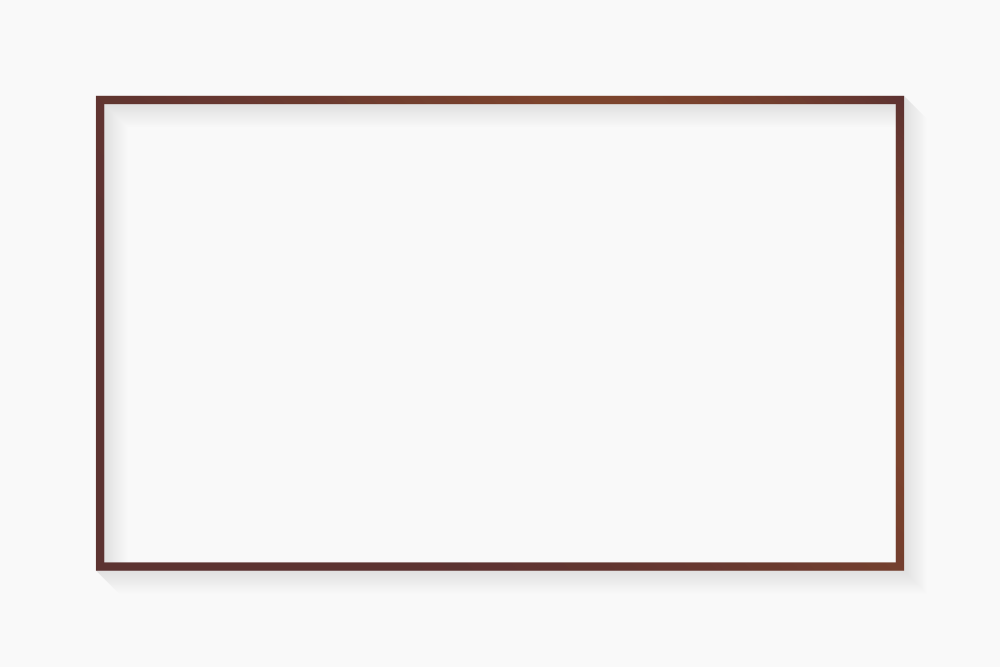
#> input picture data/rect.jpg, 5000 x 3333 px (shown at 1/5 size)
$ python -i driver.py   (imports and definitions only)
#> lines starting #> are read from the running program, lines starting #| are printed output that depends on the picture; after the words box and inside, x2 and y2 are one past the last pixel; in counts of white or black regions, pixels touching at a corner belong together

import subprocess
import os
import cv2
import numpy as np
import pdb
import math
from visual import *
from color import *
from ocr import *


# Setup directories
input_folder = "../data"
output_folder = "../output"
src_file = "rect.png"
gcode_file1 = src_file.rsplit('.', 1)[0] + "1.gcode"    # stepper motor commands
gcode_file2 = src_file.rsplit('.', 1)[0] + "2.gcode"    # gear motor commands
gcode_file3 = src_file.rsplit('.',1)[0] + "3.gcode"     # for plotting
gcode_plotfile = src_file.rsplit('.', 1)[0] + ".png"


# [2 lines not run here, left out]


# user configurable color selects
black_select = 'black'
blue_select = 'black'
red_select = 'purple'
green_select = 'green'
purple_select = 'purple'
orange_select = 'green'
brown_select = 'purple'
yellow_select = 'green'

# robot drawing colors
color1 = 'black'
color2 = 'purple'
color3 = 'green'


# user defines the top left boundary of drawing, needs to leave margin for aruco tags in the whiteboard corners
origin = [0,0]       # top left corner


# user configurable drawing dimensions in mm
WIDTH_MM = 1000
HEIGHT_MM = 1000


class GcodeConverter:
    def __init__(self):
        self.POSITION = "G0" # robot positioning to starting point (fastest speed)
        self.TRACE = "G1"    # robot tracing a path to next point (slower speed)
        self.RowHeight = 100    # in mm

        # resize image dimensions for image processing
        self.WIDTH_PIXELS = 2000
        self.HEIGHT_PIXELS = 2000

        # user configurable parameters
        self.isDigital = True           # true if input image is digital, False if photo
        self.WIDTH_MM =  WIDTH_MM
        self.HEIGHT_MM = HEIGHT_MM
        self.DEFAULT_COLOR = 'pink'     # default color for undefined colors

        self.digital_colors = {
            'black': black_select,
            'blue': blue_select,
            'red': red_select,
            'green': green_select,
            'purple': purple_select,
            'orange': orange_select,
            'brown': brown_select,
            'yellow': yellow_select,
            'gray': black_select
        }
        self.photo_colors = {
            'black': black_select,
            'blue': blue_select,
            'red': red_select,
            'green': green_select,
            'purple': purple_select,
            'orange': orange_select,
            'brown': brown_select,
            'yellow': yellow_select
        }

        # user configurable robot drawing colors with corresponding marker positions
        self.draw_positions = {
            color1: 1,
            color2: 2,
            color3: 3
        }


    def preprocess_photo(self, image_path):
        """resize, clean, and skeletonize the image"""
#> called with image_path = '../data/rect.jpg'
        org_img = cv2.imread(image_path)
#> org_img is the input picture: shape (3333, 5000, 3); mean B, G, R 241.5, 241.8, 243.3
        if org_img is None:
            raise ValueError(f"Could not load image from {image_path}")

        org_img = cv2.resize(org_img, (self.WIDTH_PIXELS, self.HEIGHT_PIXELS))
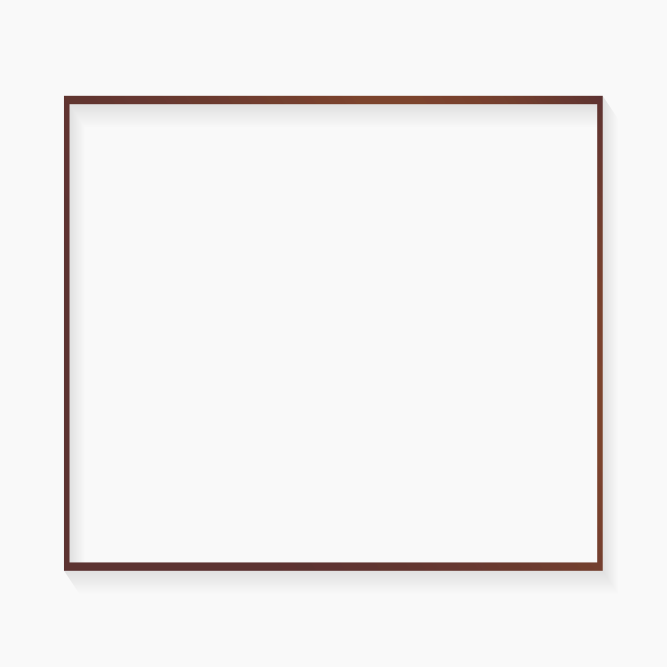
#> org_img: shape (2000, 2000, 3) (shown at 1/3 size); mean B, G, R 241.5, 241.8, 243.3
        hsv_img = cv2.cvtColor(org_img, cv2.COLOR_BGR2HSV)
#> hsv_img: shape (2000, 2000, 3); mean H, S, V 0.3, 4.3, 243.3
        gray = cv2.cvtColor(hsv_img, cv2.COLOR_BGR2GRAY)
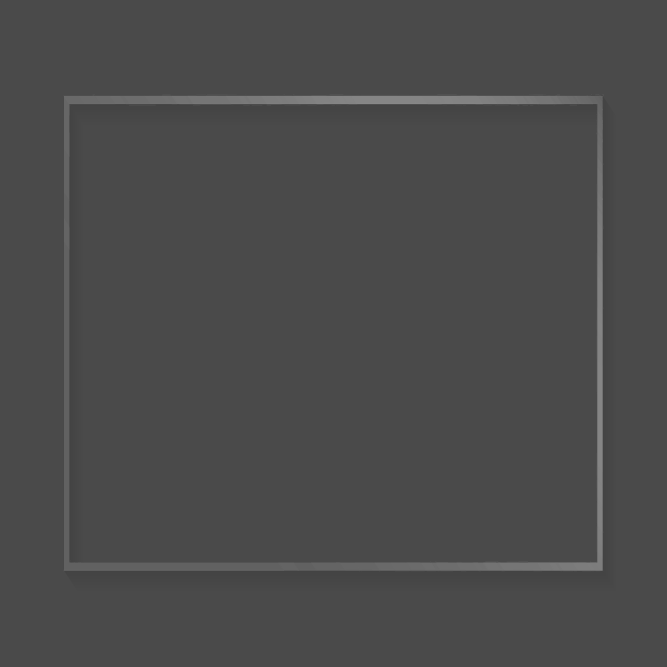
#> gray: shape (2000, 2000) (shown at 1/3 size); min 65, max 138, mean 74.9

        # create color masks: filters out all gray shadow regions
        hue, saturation, value = cv2.split(hsv_img)
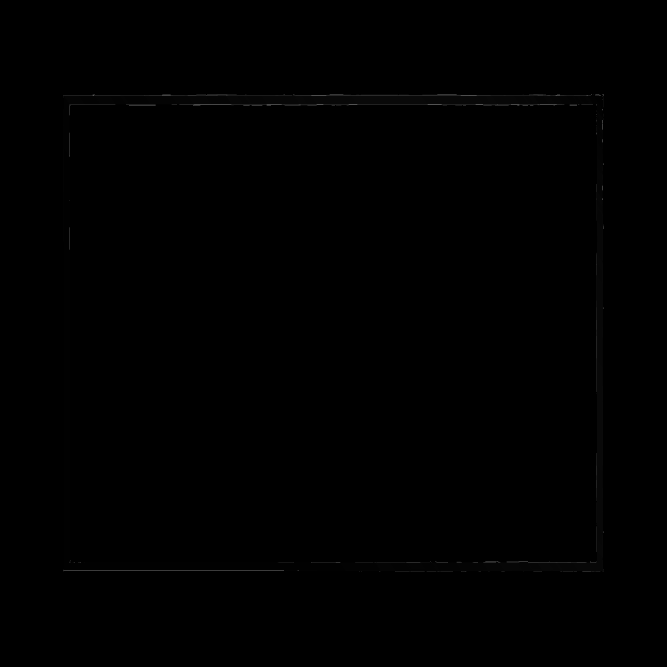
#> hue: shape (2000, 2000) (shown at 1/3 size); min 0, max 179, mean 0.3
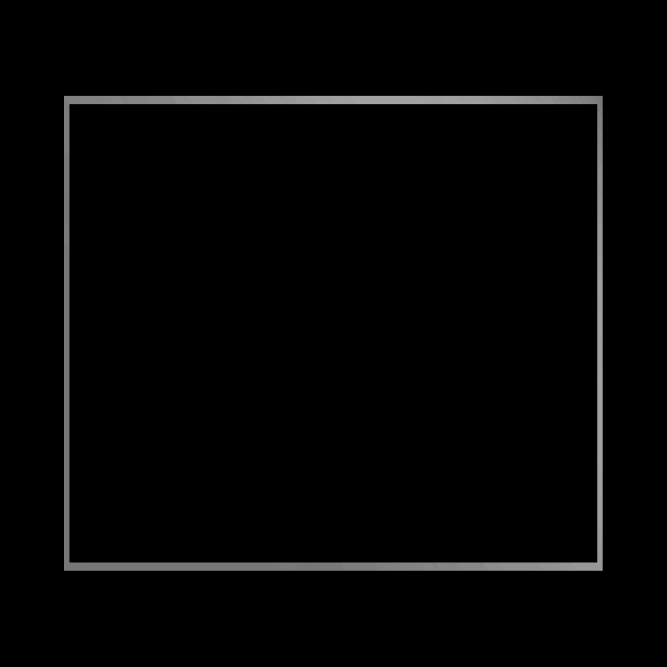
#> saturation: shape (2000, 2000) (shown at 1/3 size); min 0, max 172, mean 4.3
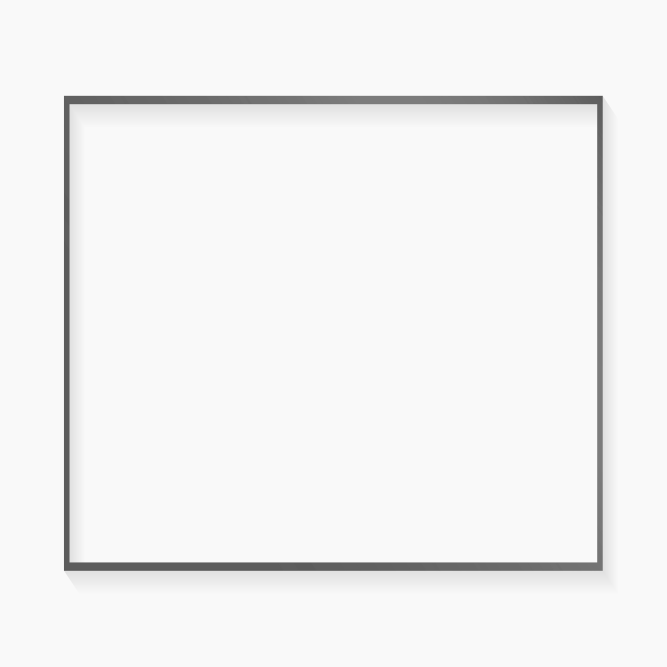
#> value: shape (2000, 2000) (shown at 1/3 size); min 87, max 255, mean 243.3
        _, nongray_mask = cv2.threshold(saturation,35, 255, cv2.THRESH_BINARY)
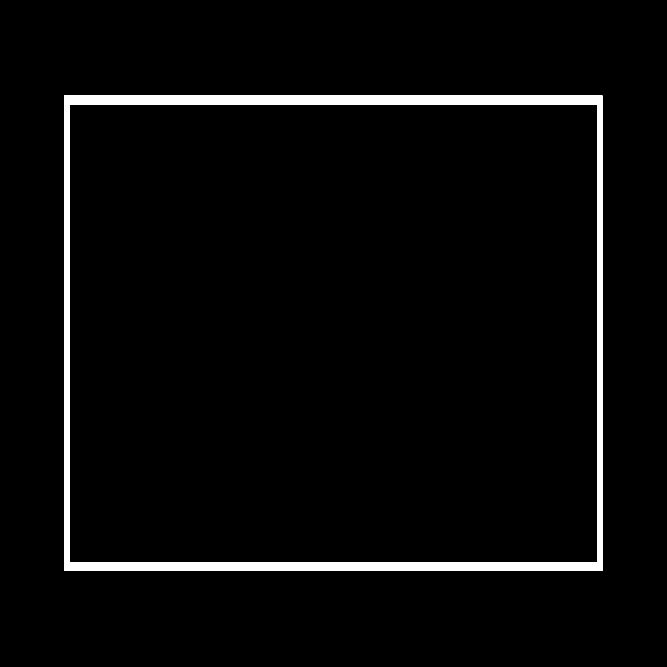
#> nongray_mask: shape (2000, 2000) (shown at 1/3 size); 3.2% white; 1 white region, box (x1, y1, x2, y2) and area: (192, 287, 1808, 1713) 128549
        _, black_mask = cv2.threshold(value, 60, 255, cv2.THRESH_BINARY_INV)
#> black_mask: shape (2000, 2000); every value is 0
        mask = cv2.bitwise_or(nongray_mask,black_mask)

        # turns white and gray colors to background color
        _, binary = cv2.threshold(gray, 200, 255, cv2.THRESH_BINARY_INV)
#> binary: shape (2000, 2000); every value is 255
        filtered_binary = cv2.bitwise_and(binary, binary, mask=mask)

        # for clustered text, this function creates whitespace between pixels
        kernel = cv2.getStructuringElement(cv2.MORPH_ELLIPSE, (2,2))
        cleaned = cv2.morphologyEx(filtered_binary, cv2.MORPH_OPEN, kernel, iterations=1)
#> cleaned: shape (2000, 2000); 3.2% white; 1 white region, box (x1, y1, x2, y2) and area: (193, 288, 1809, 1714) 128552

        # thinning: detects center line and convert it into a single path
        skeleton = cv2.ximgproc.thinning(cleaned.astype(np.uint8),
                                    thinningType=cv2.ximgproc.THINNING_ZHANGSUEN)
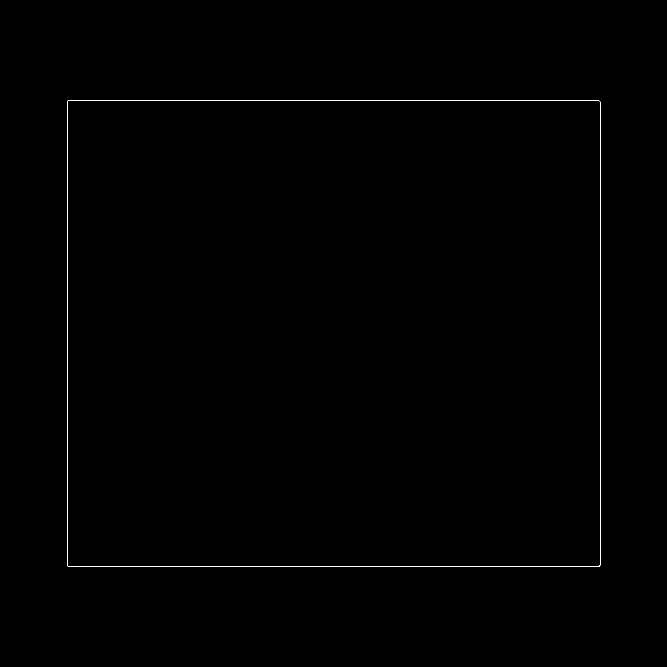
#> skeleton: shape (2000, 2000) (shown at 1/3 size); 0.15% white in thin lines or dots, all inside (x1, y1, x2, y2) = (201, 300, 1801, 1701)

        return skeleton, cleaned, org_img


    # [692 lines left out: functions preprocess_digital, findShapes, replaceShapes, sort_split_contours, merge_contours, remove_contour_duplicates and 8 more, not called in this run]


# [2 lines not run here, left out]


>>> result = GcodeConverter().preprocess_photo('../data/rect.jpg')

$ run again, on data/alphabets.png
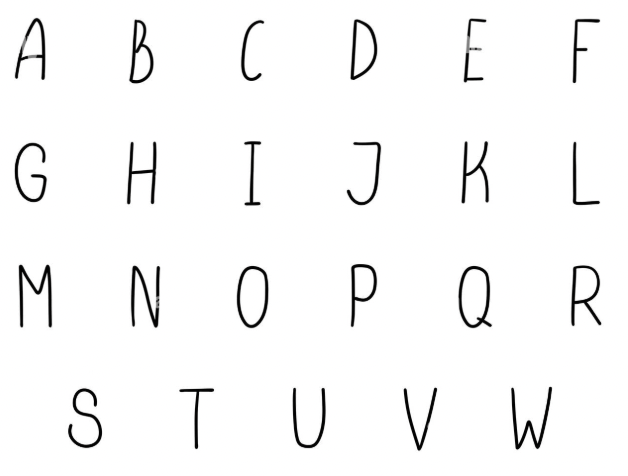
#> input picture data/alphabets.png, 628 x 476 px
#> in preprocess_photo, org_img is the input picture: shape (476, 628, 3); mean B, G, R 247.1, 247.1, 247.1
#> org_img: shape (2000, 2000, 3)
#> hsv_img: shape (2000, 2000, 3); mean H, S, V 26.8, 0.6, 247.2
#> in preprocess_photo, `_, nongray_mask = cv2.threshold(saturation,35, 255, cv2.THRESH_BINARY)`:
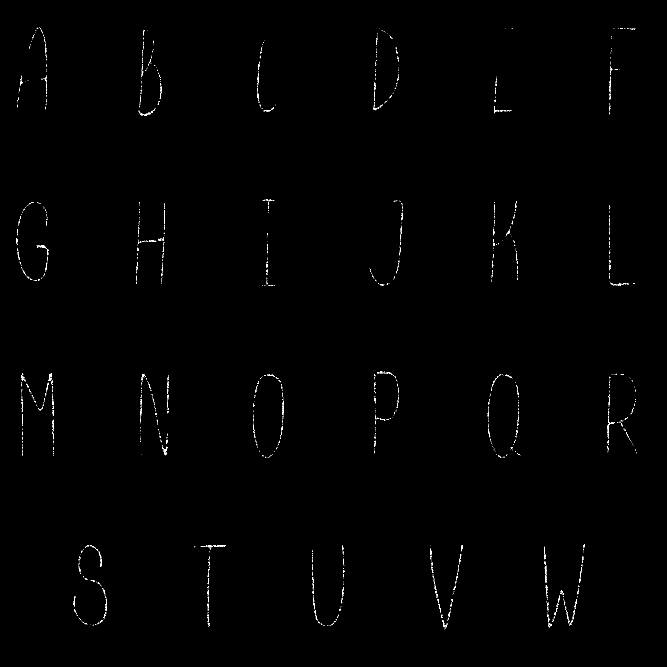
#> nongray_mask: shape (2000, 2000) (shown at 1/3 size); 0.28% white in thin lines or dots, all inside (x1, y1, x2, y2) = (49, 82, 1910, 1889)
#> black_mask: shape (2000, 2000); 2.1% white; 30 white regions (3 under 20 px), largest, box (x1, y1, x2, y2) and area: (1630, 1627, 1757, 1886) 5431, (61, 1115, 164, 1373) 5263, (1462, 1119, 1564, 1376) 4531
#> binary: shape (2000, 2000); every value is 255
#> cleaned: shape (2000, 2000); 2.1% white; 28 white regions (1 under 20 px), largest, box (x1, y1, x2, y2) and area: (1631, 1628, 1758, 1887) 5426, (62, 1116, 165, 1374) 5262, (1463, 1120, 1565, 1377) 4527
#> in preprocess_photo, `skeleton = cv2.ximgproc.thinning(cleaned.astype(np.uint8), thinningTyp..`:
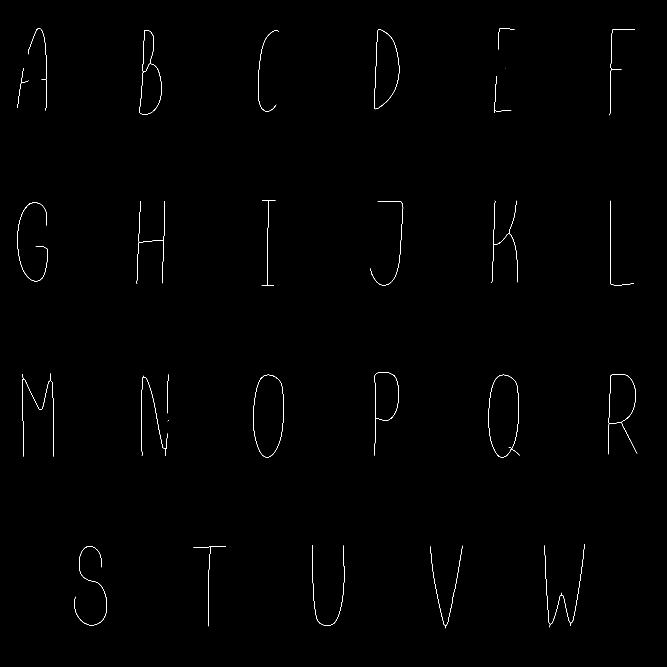
#> skeleton: shape (2000, 2000) (shown at 1/3 size); 0.29% white in thin lines or dots, all inside (x1, y1, x2, y2) = (52, 84, 1912, 1885)

$ run again, on data/bold_triangle.png
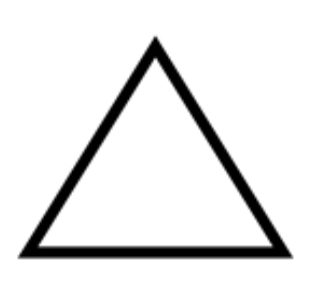
#> input picture data/bold_triangle.png, 314 x 302 px
#> in preprocess_photo, org_img is the input picture: shape (302, 314, 3); mean B, G, R 232.3, 232.3, 232.3
#> org_img: shape (2000, 2000, 3)
#> hsv_img: shape (2000, 2000, 3); mean H, S, V 26.1, 3.4, 232.4
#> in preprocess_photo, `_, nongray_mask = cv2.threshold(saturation,35, 255, cv2.THRESH_BINARY)`:
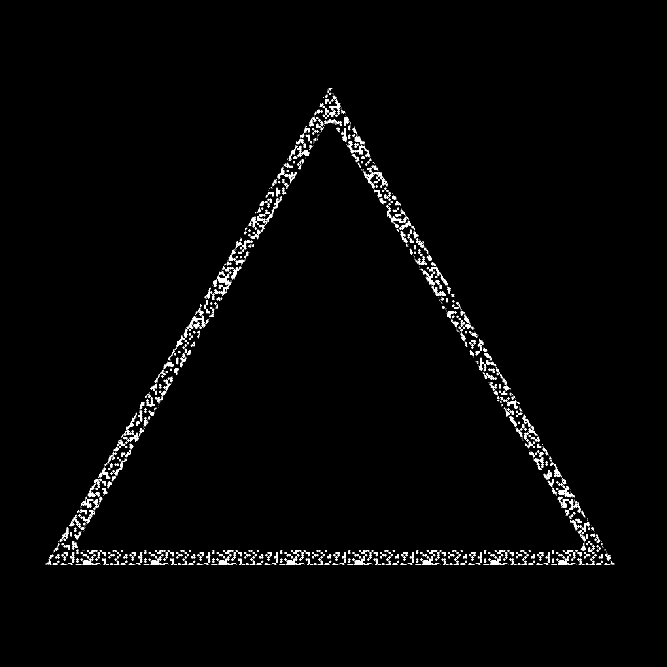
#> nongray_mask: shape (2000, 2000) (shown at 1/3 size); 1.4% white; 1802 white regions (903 under 20 px), largest, box (x1, y1, x2, y2) and area: (1675, 1458, 1717, 1492) 481, (1268, 812, 1305, 856) 409, (651, 829, 681, 856) 348
#> black_mask: shape (2000, 2000); 7.4% white; 1 white region, box (x1, y1, x2, y2) and area: (128, 254, 1852, 1702) 297106
#> binary: shape (2000, 2000); every value is 255
#> cleaned: shape (2000, 2000); 7.4% white; 1 white region, box (x1, y1, x2, y2) and area: (129, 255, 1853, 1703) 297225
#> in preprocess_photo, `skeleton = cv2.ximgproc.thinning(cleaned.astype(np.uint8), thinningTyp..`:
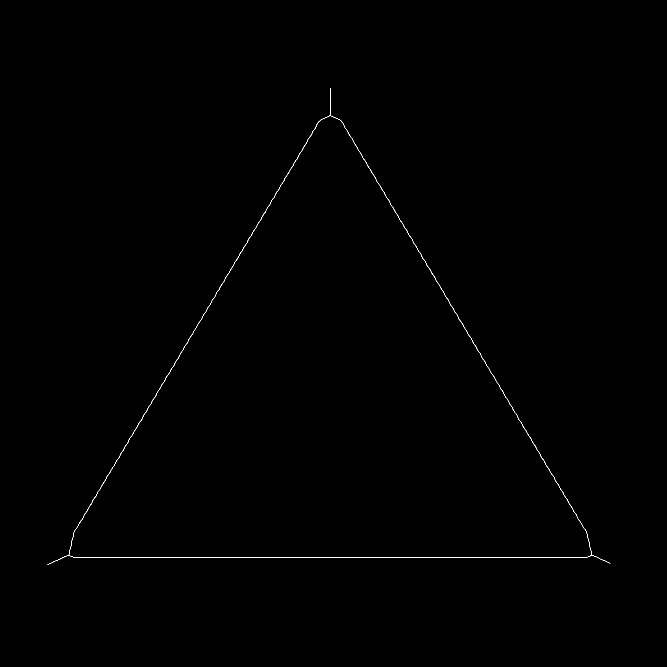
#> skeleton: shape (2000, 2000) (shown at 1/3 size); 0.12% white in thin lines or dots, all inside (x1, y1, x2, y2) = (142, 264, 1831, 1694)

$ run again, on data/circle.png
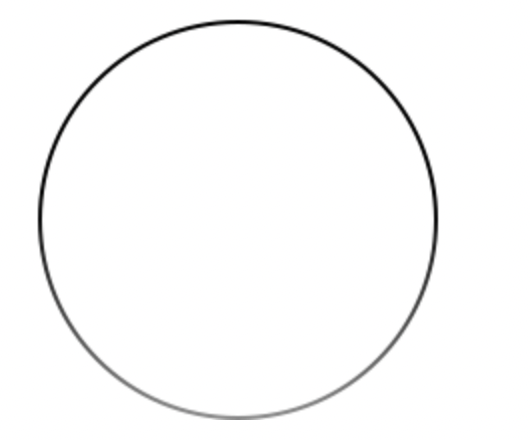
#> input picture data/circle.png, 530 x 440 px
#> in preprocess_photo, org_img is the input picture: shape (440, 530, 3); mean B, G, R 250.4, 250.4, 250.4
#> org_img: shape (2000, 2000, 3)
#> hsv_img: shape (2000, 2000, 3); mean H, S, V 26.2, 0.4, 250.5
#> nongray_mask: shape (2000, 2000); 0.01% white in thin lines or dots, all inside (x1, y1, x2, y2) = (158, 97, 1640, 877)
#> black_mask: shape (2000, 2000); 0.7% white; 8 white regions (3 under 20 px), largest, box (x1, y1, x2, y2) and area: (146, 93, 1650, 1197) 27767, (1620, 1204, 1626, 1231) 92, (170, 1205, 177, 1232) 89, (178, 1244, 184, 1261) 48, (1613, 1244, 1618, 1261) 45
#> binary: shape (2000, 2000); every value is 255
#> cleaned: shape (2000, 2000); 0.7% white; 5 white regions, box (x1, y1, x2, y2) and area: (147, 94, 1651, 1197) 27769, (1621, 1208, 1627, 1230) 86, (171, 1210, 178, 1230) 81, (179, 1246, 185, 1261) 46, (1614, 1246, 1619, 1258) 40
#> in preprocess_photo, `skeleton = cv2.ximgproc.thinning(cleaned.astype(np.uint8), thinningTyp..`:
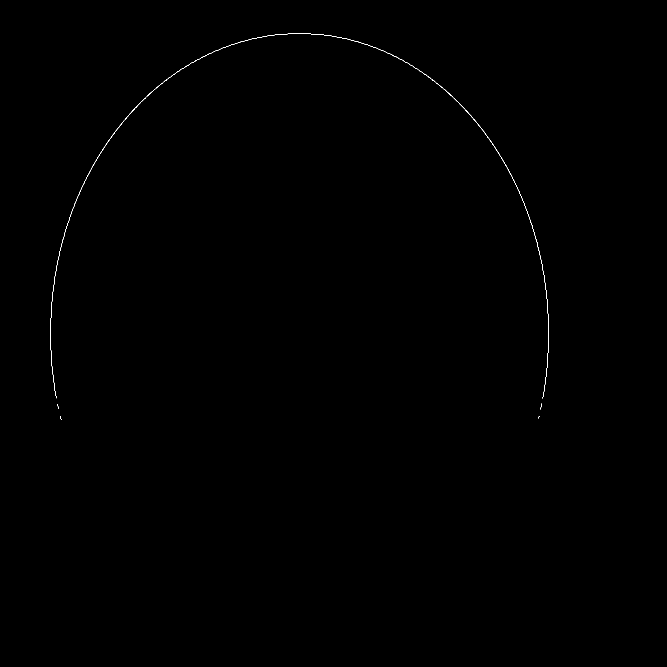
#> skeleton: shape (2000, 2000) (shown at 1/3 size); 0.08% white in thin lines or dots, all inside (x1, y1, x2, y2) = (151, 101, 1646, 1260)
